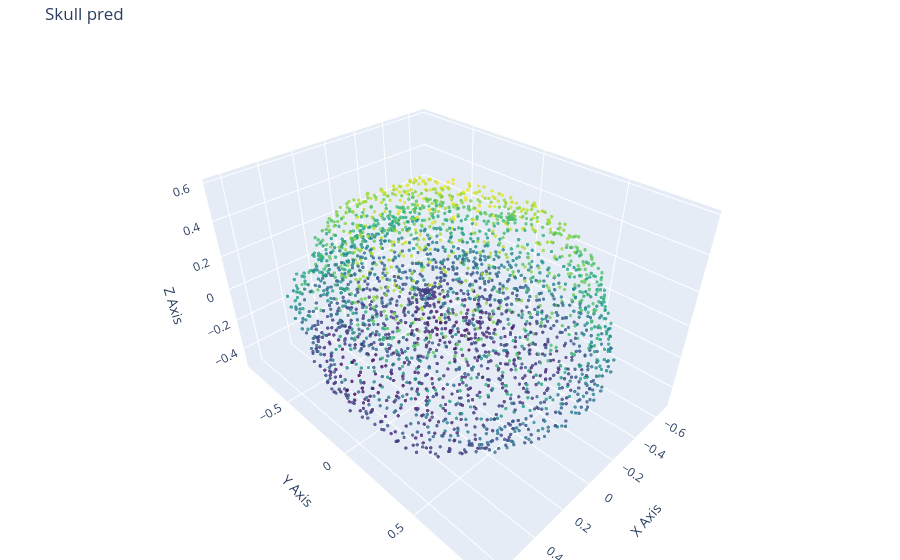

Source (notebook cell):
### Markdown cell above
## Visualizing the results

### Code cell
visualize_cloud(output, title = "Skull pred")

### Figure 1 — Plotly figure (JSON) as saved in the notebook; plotly's stock layout.template omitted (floating-point values rounded to 4 significant figures; data arrays with more than 128 entries replaced by an {"elided": "..."} marker saying what was removed)
{"data": [{"marker": {"color": {"elided": "6144 float values"}, "colorscale": [[0, "#440154"], [0.1111, "#482878"], [0.2222, "#3e4989"], [0.3333, "#31688e"], [0.4444, "#26828e"], [0.5556, "#1f9e89"], [0.6667, "#35b779"], [0.7778, "#6ece58"], [0.8889, "#b5de2b"], [1, "#fde725"]], "opacity": 0.8, "size": 2}, "mode": "markers", "type": "scatter3d", "x": {"elided": "6144 float values"}, "y": {"elided": "6144 float values"}, "z": {"elided": "6144 float values"}}], "layout": {"margin": {"b": 0, "l": 0, "r": 0, "t": 40}, "scene": {"xaxis": {"title": {"text": "X Axis"}}, "yaxis": {"title": {"text": "Y Axis"}}, "zaxis": {"title": {"text": "Z Axis"}}}, "title": {"text": "Skull pred"}}}
